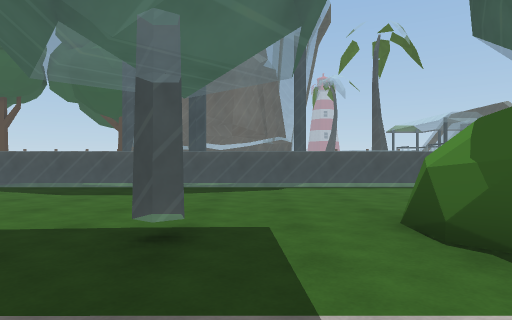
View 1 (above)

16 first-person views from a walk through a 3-D level made in the Unity game engine. The camera is 1.2 m above the floor, looks level and sees 75° across. The floor is counted in squares, 2 m on a side. Each view is taken from the middle of a square. On the plan, view 1 faces up. The plan holds only what a view shows up to about 10 squares ahead; the rest is blank. The place goes on beyond the plan. The player is left out. Some surface patterns are stand-ins.

View 2
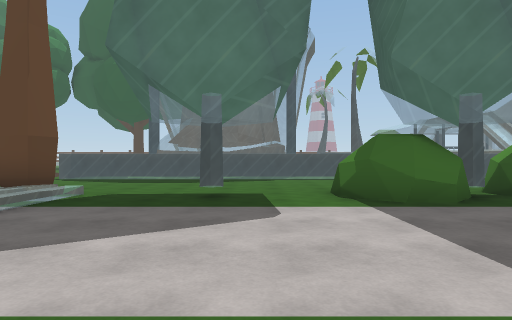

View 3
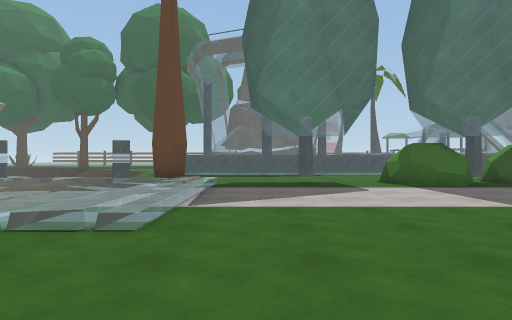

View 4
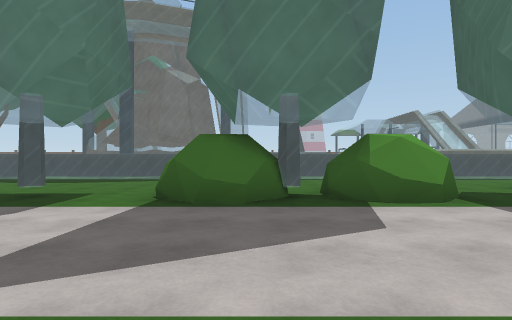

View 5
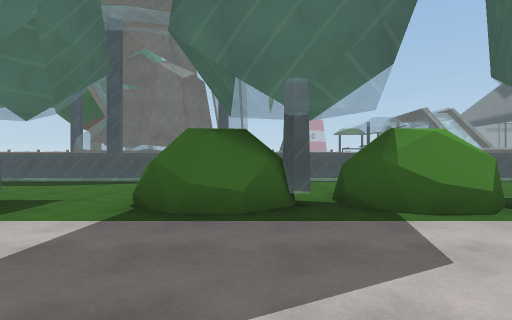

View 6
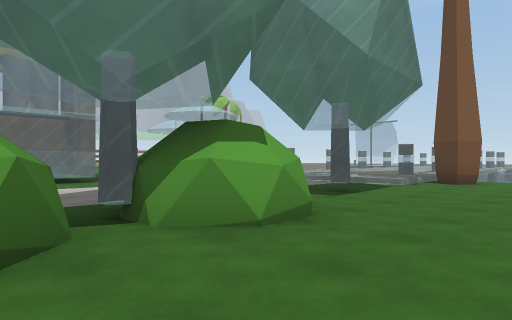

View 7
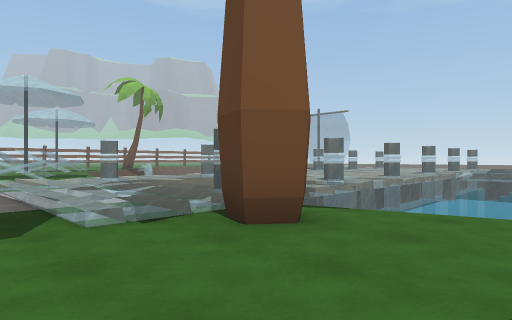

View 8
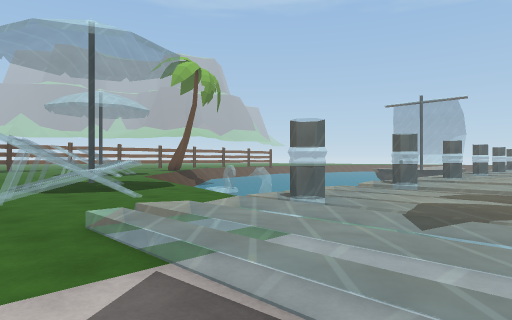

View 9
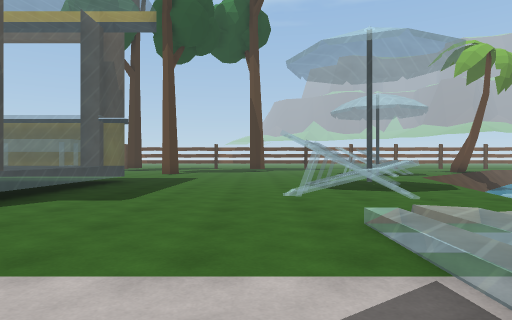

View 10
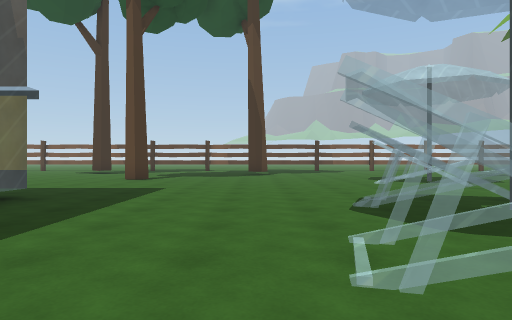

View 11
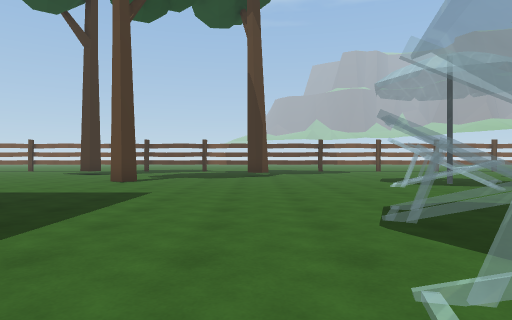

View 12
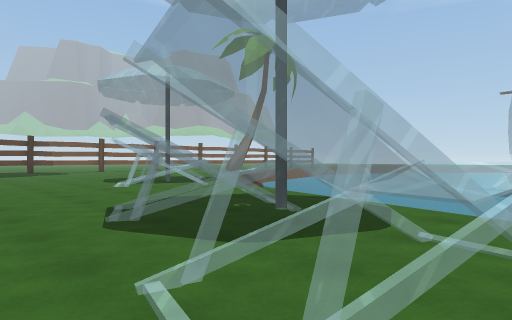

View 13
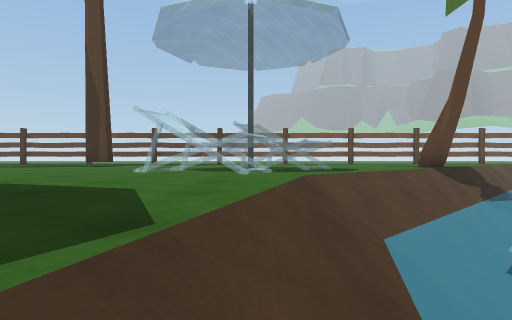

View 14
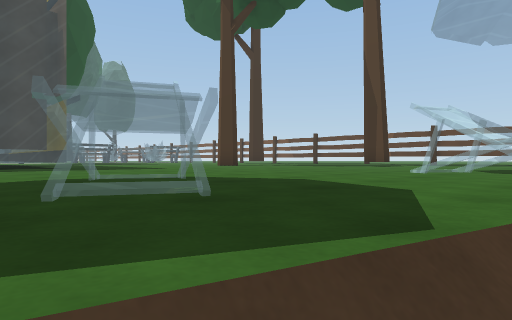

View 15
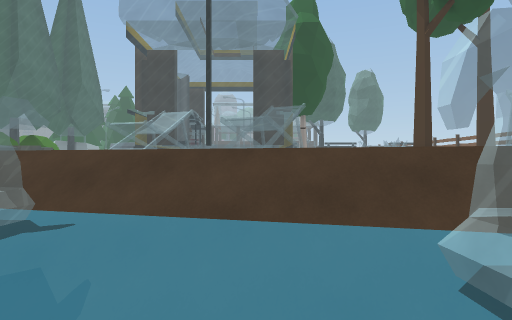

View 16
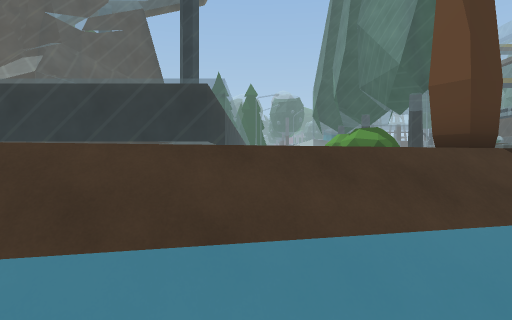

### Floor plan
Key: @ floor where view 1 was taken; # wall or solid block; . main floor; - floor 1.5 m lower than the main floor; / step, stairs or slope; = window, fence, low wall or low ledge; ^ raised ledge; T palm tree; R tree; O other object.
Columns run from 12 left of view 1 to 5 right of it. Each row starts with its distance up from view 1.
 10       =
  9     //=   ^
  8     //============
  7   - -/............
  6     -/............
  5     -//...........
  4      -/TT.....O..O
  3  /////////.=..OO.O
  2  =/ =/ =//....OO.O
  1        ///........
  0        ///..@.....
 -1     // ///........
 -2  =/ =/ =//.......
 -3  /////////......
 -4       /.......==
 -5      //.^.....=
 -6     =//.==....^
 -7     -/.#O.....^
 -8  -  -/.==.....=
 -9   O=//..=.....====
-10    //.............
-11    -/...........
-12   -//==.........
-13  -//. =..........
-14 -//.==........R...
-15 //..=......... ...

Where each view was taken, in squares from view 1:
view 1: 0 up, 0 right, facing up
view 2: 3 down, 0 right, facing up
view 3: 6 down, 2 left, facing up
view 4: 3 down, 3 right, facing up
view 5: 2 down, 3 right, facing up
view 6: 6 up, 5 right, facing down-left
view 7: 6 up, 2 left, facing down-left
view 8: 0 up, 2 left, facing down-left
view 9: 0 up, 2 left, facing down
view 10: 4 down, 2 left, facing down
view 11: 5 down, 2 left, facing down
view 12: 5 down, 2 left, facing down-left
view 13: 7 down, 7 left, facing down
view 14: 7 down, 7 left, facing down-right
view 15: 8 down, 11 left, facing right
view 16: 7 up, 10 left, facing right
